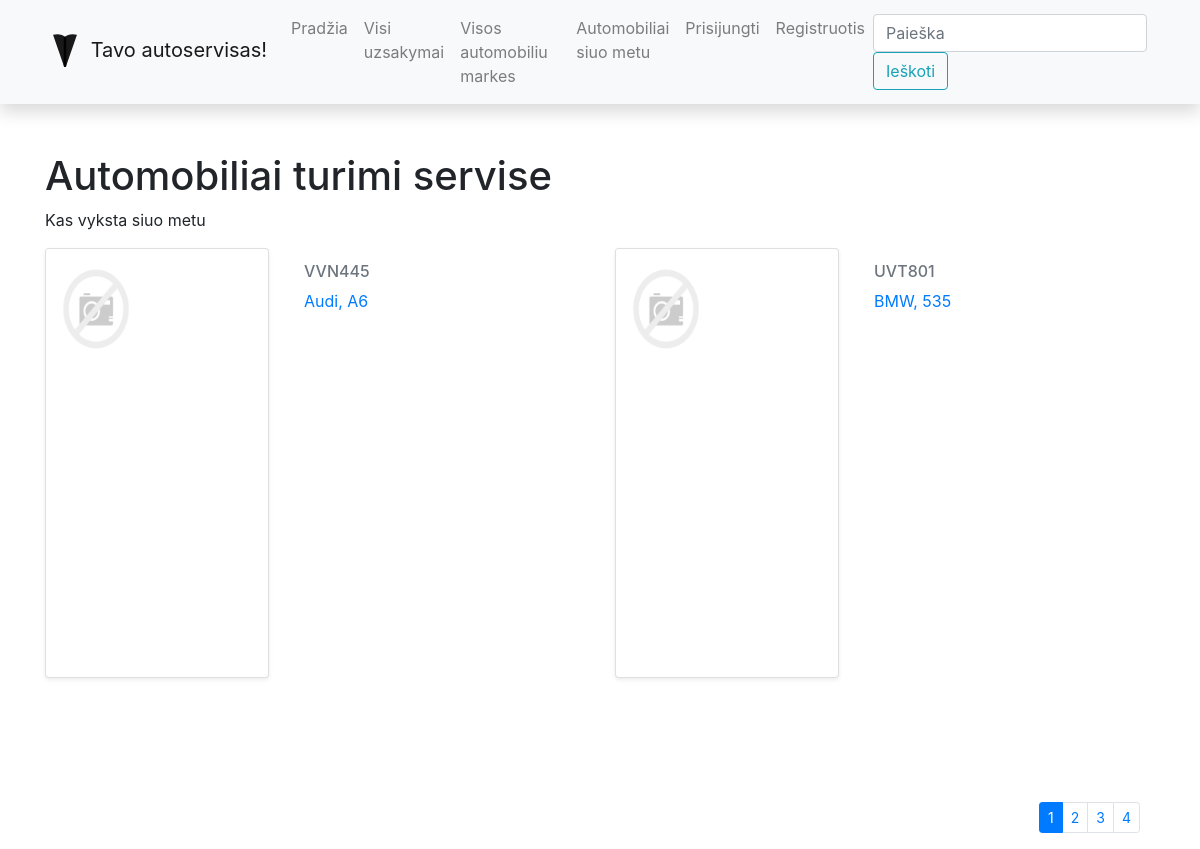
Screenshot of /autoservisas/automobiliai/ with the database file from the repository.
### autoservisas/models.py (models this page shows, shortened)
class Automobilis(models.Model):
    valstybinis_numeris = models.CharField('Automobilio valstybinis numeris',
                                           max_length=6, help_text='Iveskite automobilio valstybini numeri')
    automobilio_modelis_id = models.ForeignKey('Modelis', on_delete=models.SET_NULL, null=True)
    vin_kodas = models.CharField('VIN kodas', max_length=17, help_text='Iveskite VIN numeri')
    klientas = models.CharField('Klientas', max_length=100, help_text='Iveskite klienta')
    automobilis_pic = models.ImageField('Auto Nuotrauka', upload_to='car_pics', null=True, blank=True)
    aprasymas = HTMLField()
    class Meta:
        verbose_name = "Automobilis"
        verbose_name_plural = "Automobiliai"

class Modelis(models.Model):
    marke = models.CharField('Automobilio marke', max_length=100, help_text='Iveskite automobilio marke')
    modelis = models.CharField('Automobilio modelis', max_length=100, help_text='Iveskite automobilio modeli')
    class Meta:
        verbose_name = "Modelis"
        verbose_name_plural = "Modeliai"
    def __str__(self):
        return f'{self.marke}, {self.modelis}'

### autoservisas/views.py (the view)
# urls.py: path('automobiliai/', views.automobiliai, name='automobiliai'),
def automobiliai(request):
    paginator = Paginator(Automobilis.objects.all(), 2)
    page_number = request.GET.get('page')
    paged_automobiliai = paginator.get_page(page_number)
    context = {'automobiliai_num': paged_automobiliai,
               }
    return render(request, 'automobiliai_with_pics.html', context=context)

### autoservisas/templates/automobiliai_with_pics.html
{% extends "base.html" %}
{% block content %}
{% load static%}
<h1>Automobiliai turimi servise</h1>
<p>Kas vyksta siuo metu </p>
{%  if automobiliai_num %}
<div class="row">
    {%  for auto_obj in automobiliai_num %}
    <div class="col -md4 d-flex align-items-stretch">
        <div class="card mb-4 shadow-sm", style="width: 14rem;">
            {% if auto_obj.automobilis_pic %}
                <img src="{{auto_obj.automobilis_pic.url}}" class="card-img-top">
            {% else %}
                <img src="{% static 'imgs/no-image.png'%}" class="card-img-top">
            {% endif %}
        </div>
        <div class="card-body">
            <h6 class="card-subtitle mb-2 text-muted">{{auto_obj.valstybinis_numeris}}</h6>
            <p class="card-text"><a class="card-link" href="{{auto_obj.id}}">{{auto_obj.automobilio_modelis_id}}</a></p>
        </div>
    </div>
    {% endfor %}
</div>
{% else %}
<p>Servisas tuscias siuo metu</p>
{% endif %}
<div class="container puslapiai"><nav aria-label="...">
        {% if automobiliai_num.has_other_pages %}
            <ul class="pagination pagination-sm justify-content-end">
                {% for i in automobiliai_num.paginator.page_range %}
                    {% if automobiliai_num.number == i %}
                        <li class="page-item active"><a class="page-link">{{ i }}</a></li>
                    {% else %}
                        <li class="page-item"><a class="page-link" href="?page={{ i }}">{{ i }}</a></li>
                    {% endif %}
                {% endfor %}
            </ul>
        {% endif %}
    </nav></div>
{% endblock %}

### autoservisas/static/css/styles.css (style rules this page uses)
.card-img-top { height: 120px; width: 100px; }
.card { display: inline-block; height: 430px; margin-right: 15px; margin-bottom: 15px; }
.puslapiai { margin-top: 100px; float: left; }

### rows the page displays
Automobilis: valstybinis_numeris "VVN445", automobilio_modelis_id "Audi, A6"
Automobilis: valstybinis_numeris "UVT801", automobilio_modelis_id "BMW, 535"

### other values shown
{{ i }} "1"
{{ i }} "2" "3" "4"
